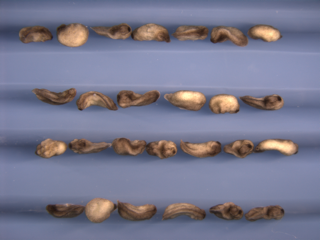
%> input picture images/1.tiff, 320 x 240 px
$ octave tadpole_segmentation.m   (GNU Octave 9; MATLAB toolbox functions it lacks are replaced by stand-ins)
%> lines starting %> are read from the running program, lines starting %| are printed output that depends on the picture; in (x1, y1, x2, y2) boxes, pixels count from 0 and x2, y2 are one past the last pixel; in counts of white or black regions, pixels touching at a corner belong together; the program's own positions count from 1
%% NOTES

% In MATLAB, right-click a function name -> help, to see more info on it.

% If your images are larger than 320x240 pixels, the numeric values in ALL_CAPS
% may need to increase proportionally. If you double the image size, double the
% radius values, quadruple the area values.

% Try running this script on some images you have hand-calculated to make sure
% it lives up to your expectations. Bear in mind the units of area are pixel^2.
% You'll need to convert to metric based on your scale bar.

% Going forward, I recommend making sure the background has a high contrast with
% the foreground (yellow on blue is good!). I also recommend making sure there
% is space between every tadpole, at least enough to see the blue background
% between them.

% Once you understand what's going on in the script, I have an idea for how to
% estimate length and width (I've done something similar before in my PhD work
% for metal castings). I'll leave it to you to implement it, but we can discuss
% if you have questions. Some ideas to get you started:
%  - https://www.mathworks.com/help/images/ref/bwdist.html
%  - https://www.mathworks.com/help/images/ref/bwskel.html

%% SETUP
clear; % deletes variables in workspace
imtool close all; % closes all imtool windows
close all; % closes all figure windows

SHOW_IMAGES = true; % change to true to visualize intermediate steps

%% PREPARE IMAGE
file = fullfile("images", "1.tiff");
im_orig = imread(file);
%> im_orig is the input picture: size 240x320x3 uint8; mean R, G, B 119.9, 120.3, 142.1

% convert from [0, 255] range of uint8 to [-inf, +inf] range of double-precision
% floating point, enables some math later
im = double(im_orig) ./ 255;
if SHOW_IMAGES; imtool(im); end

%% TRANSFORM TO GRAYSCALE
red = rescale(im(:, :, 1));
if SHOW_IMAGES; imtool(red); end
green = rescale(im(:, :, 2));
if SHOW_IMAGES; imtool(green); end
blue = rescale(im(:, :, 3));
if SHOW_IMAGES; imtool(blue); end

% I happened to notice the background is blueish, the tadpoles are yellowish
% If we take their difference we should get high contrast between tadpoles
yellow = (red + green) / 2;
intensity = yellow - blue;
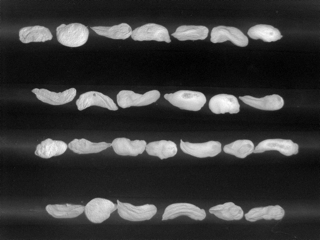
%> intensity: size 240x320 double; min -0.39, max 0.212, mean -0.259; drawn with min black and max white
gray = rescale(intensity);
if SHOW_IMAGES; imtool(gray); end

%% ADJUST IMAGE
% top-hat transform tends to drop-out large blobs of high intensity, and keep
% small ones, this basically removes uneven background lighting if done right.
% Large means larger than the radius below, so we want something close to the
% half the width of the tadpoles.
RADIUS = 12;
gray = imtophat(gray, strel('disk', RADIUS));
gray = rescale(gray);
if SHOW_IMAGES; imtool(gray); end % compare with the original image!

% the histogram produced by this code shows log(# pixels) at each intensity
% value from 0 to 1. Most of the image is dark (the background, left side of
% histogram), but there is a hill of values in the brighter region to the right:
% those are the tadpoles.
if SHOW_IMAGES
    figure_handle = figure();
    axes_handle = axes(figure_handle);
    BIN_COUNT = 256; % number of gray levels in 8-bit image
    histogram(axes_handle, gray, BIN_COUNT);
    axes_handle.YScale = "log";
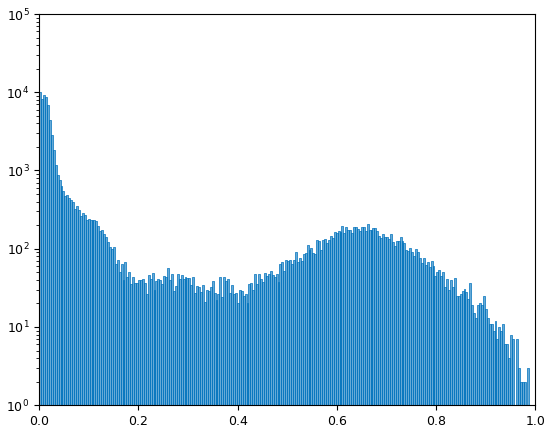
%> figure redrawn from the program's plot data; tallest bar 10178 high, from x = 0 to 0.00391
end

%% BINARIZE IMAGE
% graythresh() automatically picks a value for the threshold using image
% statistics (Otsu's method, specifically).
threshold_value = graythresh(gray);
%> threshold_value = 0.329
binary_image = imbinarize(gray, threshold_value);
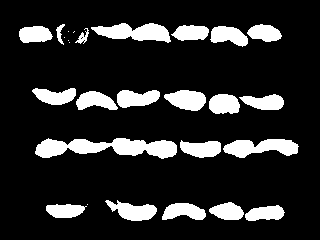
%> binary_image: size 240x320 logical; 15.8% white; 27 white regions (6 under 20 px), largest, box (x1, y1, x2, y2) and area: (35, 138, 177, 159) 1837, (91, 23, 171, 43) 987, (223, 139, 299, 158) 933
GREEN = [0 1 0];
if SHOW_IMAGES; imtool(labeloverlay(gray, binary_image, 'colormap', GREEN)); end

%% IMAGE MORPHOLOGY
% grow the tadpoles a bit to close up gaps
RADIUS = 1;
binary_image = imdilate(binary_image, strel('disk', RADIUS));
%> binary_image: size 240x320 logical; 18.8% white; 18 white regions (4 under 20 px), largest, box (x1, y1, x2, y2) and area: (90, 22, 283, 48) 2842, (34, 137, 178, 160) 2146, (179, 138, 300, 159) 1741
if SHOW_IMAGES; imtool(labeloverlay(gray, binary_image, 'colormap', GREEN)); end

% get rid of "small" regions that definitely aren't tadpoles
PIXEL_AREA = 25;
binary_image = bwareaopen(binary_image, PIXEL_AREA);
if SHOW_IMAGES; imtool(labeloverlay(gray, binary_image, 'colormap', GREEN)); end

% fill in holes within the tadpoles
binary_image = imfill(binary_image, 'holes');
%> binary_image: size 240x320 logical; 18.7% white; 14 white regions, largest, box (x1, y1, x2, y2) and area: (90, 22, 283, 48) 2844, (34, 137, 178, 160) 2146, (179, 138, 300, 159) 1741
if SHOW_IMAGES; imtool(labeloverlay(gray, binary_image, 'colormap', GREEN)); end

% shrink the tadpoles and remove "small" regions again
RADIUS = 5;
foreground_markers = imerode(binary_image, strel('disk', RADIUS));
%> foreground_markers: size 240x320 logical; 6.6% white; 25 white regions (1 under 20 px), largest, box (x1, y1, x2, y2) and area: (170, 93, 203, 108) 321, (119, 206, 153, 218) 261, (212, 97, 236, 111) 258
PIXEL_AREA = 25;
foreground_markers = bwareaopen(foreground_markers, PIXEL_AREA);
if SHOW_IMAGES; imtool(labeloverlay(gray, foreground_markers, 'colormap', GREEN)); end

% skeletonize the background (hence the ~, it turns 1 to 0 and 0 to 1)
% also remove small pieces of the skeleton, to avoid segmenting curled tadpoles
% into multiple pieces
RADIUS = 3;
background_markers = imdilate(binary_image, strel('disk', RADIUS));
%> background_markers: size 240x320 logical; 25.6% white; 6 white regions, box (x1, y1, x2, y2) and area: (32, 135, 302, 162) 5213, (29, 85, 287, 117) 5166, (72, 20, 285, 50) 4102, (102, 197, 288, 224) 3424, (16, 21, 68, 48) 1016, (43, 201, 91, 221) 767
background_markers = bwskel(~background_markers);
%> background_markers: size 240x320 logical; 2.6% white in thin lines or dots, all inside (x1, y1, x2, y2) = (7, 10, 311, 233)
background_markers = bwareaopen(background_markers, 25);
if SHOW_IMAGES; imtool(labeloverlay(gray, background_markers, 'colormap', GREEN)); end

% compute the image gradient, which is basically pixels where intensity changes
% suddenly: edges
gradient_magnitude = rescale(imgradient(gray));
if SHOW_IMAGES; imtool(imfuse(gradient_magnitude, gray)); end

% impose the markers onto the image to prepare for watershed
gradient_magnitude = imimposemin(gradient_magnitude, foreground_markers | background_markers);
gradient_magnitude(gradient_magnitude == -inf) = -1; % this is only needed to show the change visually
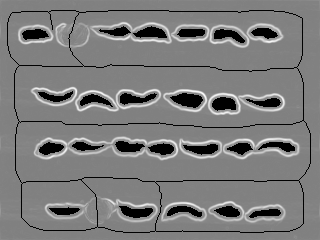
%> gradient_magnitude: size 240x320 double; min -1, max 1, mean -0.0274; drawn with min black and max white
if SHOW_IMAGES; imtool(imfuse(gradient_magnitude, gray)); end

% pad the array with a gutter to avoid removing tadpoles with imclearborder()
% later on
PAD_AMT = 1; % no need to change me!
gradient_magnitude = padarray(gradient_magnitude, [PAD_AMT PAD_AMT], "replicate", "both");
%> gradient_magnitude: size 242x322 double

% perform the watershed to recover segments
% this is challenging to explain in comments
% see: https://imagej.net/Classic_Watershed
ws = watershed(gradient_magnitude);
%> ws: size 242x322 uint8; 26 distinct labels, from 0 to 25

% clear the border to remove the background segment
ws = imclearborder(ws);
%> ws: size 242x322 uint8; 25 distinct labels, from 0 to 25

% remove the padding from earlier
ws = ws(PAD_AMT + 1 : end - PAD_AMT, PAD_AMT + 1 : end - PAD_AMT);
%> ws: size 240x320 uint8; 25 distinct labels, from 0 to 25

% relabeling to start at 1 and keep labels contiguous
% we don't want [2, 3, 5, 10] for example, should be [1, 2, 3, 4]
labels = unique(ws(ws > 0));
%> labels = 24 values from 1 to 25
new_label = 1;
for label = labels.'
    ws(ws == label) = new_label;
    new_label = new_label + 1;
end
%> this loop made 24 passes
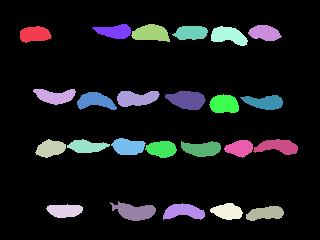
%> ws: size 240x320 uint8; 25 distinct labels, from 0 to 24; one colour per label, 0 black

% dilate each segment to include the edges of the tadpoles
for label = labels.'
    expanded = ws == label;
    expanded = imdilate(expanded, conndef(2, 'minimal'));
    ws(expanded) = label;
end
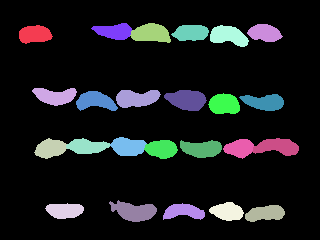
%> ws: size 240x320 uint8; 25 distinct labels, from 0 to 24; one colour per label, 0 black

% clear small segments that aren't part of tadpoles
PIXEL_AREA = 50;
retain = bwareaopen(ws, PIXEL_AREA);
%> retain: size 240x320 logical; 16.2% white; 19 white regions, largest, box (x1, y1, x2, y2) and area: (34, 137, 178, 159) 1933, (91, 23, 171, 43) 1052, (223, 138, 299, 159) 974
ws(~retain) = 0;

%% OUTPUT
imtool(labeloverlay(im_orig, ws));
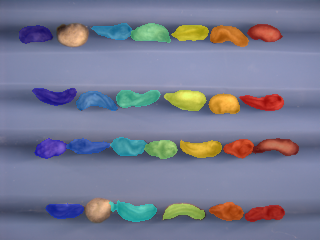
%> displayed picture: size 240x320x3, on the screen's scale of 0 to 255; mean R, G, B 119.9, 123.4, 145.3

stats = regionprops(ws, "area");
%> stats = 24 regions; largest, Area: 654, 650, 603, 587, 568
stats = struct2table(stats);
%> (the run ends here)

$ run again, with images/2.tiff copied over images/1.tiff
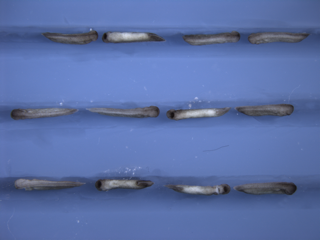
%> input picture images/2.tiff, 320 x 240 px
%> im_orig is the input picture: size 240x320x3 uint8; mean R, G, B 90.9, 111.8, 165.8
%> threshold_value = 0.329
%> foreground_markers: size 240x320 logical; 2.8% white; 12 white regions, largest, box (x1, y1, x2, y2) and area: (241, 185, 293, 192) 250, (105, 35, 157, 40) 214, (242, 107, 291, 113) 206
%> labels = [1; 3; 4; 5; 6; 7; 8; 9; 10; 11; 12; 13]
%> the loop `for label = labels.'` made 12 passes
%> after the loop `for label = labels.'`:
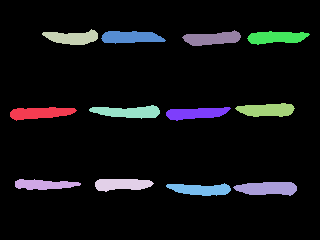
%> ws: size 240x320 uint8; 13 distinct labels, from 0 to 12; one colour per label, 0 black
%> retain: size 240x320 logical; 9.5% white; 12 white regions, largest, box (x1, y1, x2, y2) and area: (233, 182, 297, 196) 690, (89, 105, 160, 119) 645, (101, 31, 166, 44) 629
%> `imtool(labeloverlay(im_orig, ws));`:
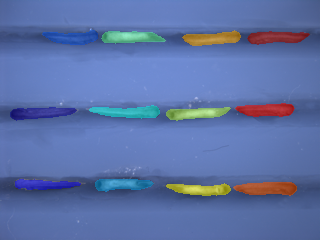
%> displayed picture: size 240x320x3, on the screen's scale of 0 to 255; mean R, G, B 92.5, 113.6, 166.4
%> stats = 12 regions; largest, Area: 690, 645, 629, 629, 623

$ run again, with images/3.tiff copied over images/1.tiff
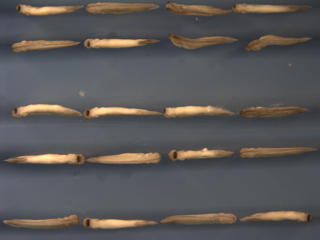
%> input picture images/3.tiff, 320 x 240 px
%> im_orig is the input picture: size 240x320x3 uint8; mean R, G, B 89.8, 87.8, 87.5
%> threshold_value = 0.318
%> labels = 20 values from 2 to 21
%> the loop `for label = labels.'` made 20 passes
%> after the loop `for label = labels.'`:
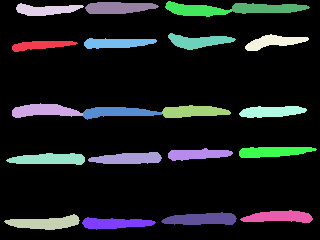
%> ws: size 240x320 uint8; 21 distinct labels, from 0 to 20; one colour per label, 0 black
%> retain: size 240x320 logical; 16.4% white; 17 white regions, largest, box (x1, y1, x2, y2) and area: (12, 103, 231, 120) 1957, (165, 1, 310, 17) 1250, (161, 212, 237, 225) 736
%> `imtool(labeloverlay(im_orig, ws));`:
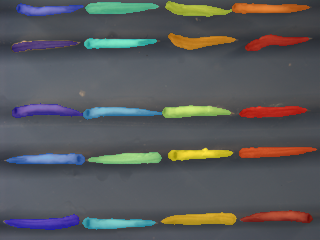
%> displayed picture: size 240x320x3, on the screen's scale of 0 to 255; mean R, G, B 87.9, 89.1, 90.6
%> stats = 20 regions; largest, Area: 736, 718, 714, 699, 685

$ run again, with images/4.tiff copied over images/1.tiff
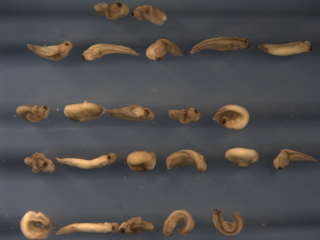
%> input picture images/4.tiff, 320 x 240 px
%> im_orig is the input picture: size 240x320x3 uint8; mean R, G, B 80.6, 77.9, 77.1
%> threshold_value = 0.318
%> labels = 20 values from 1 to 22
%> the loop `for label = labels.'` made 20 passes
%> label on pass 20: 22
%> retain: size 240x320 logical; 14.5% white; 19 white regions, largest, box (x1, y1, x2, y2) and area: (64, 101, 155, 122) 1198, (57, 217, 154, 235) 1025, (190, 36, 250, 54) 675
%> `imtool(labeloverlay(im_orig, ws));`:
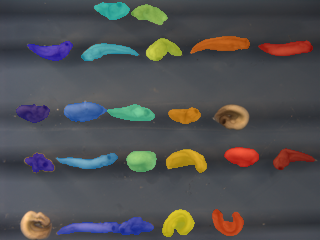
%> displayed picture: size 240x320x3, on the screen's scale of 0 to 255; mean R, G, B 80.3, 80.3, 81.3
%> stats = 20 regions; largest, Area: 1025, 675, 638, 631, 630
